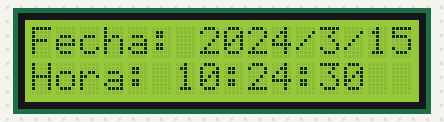
Bench run of a sketch on a simulated Arduino Uno, built with avr-gcc and run on an emulated ATmega328P. On the bench: 16×2 character LCD. The local clock reads 2024-03-15 10:24:30 at power-on unless the sketch sets it; what the sketch prints to the serial monitor is not drawn.

Above: at 0.2 s.
At 4.4 s:
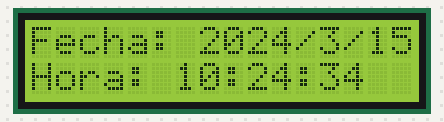
At 9.7 s:
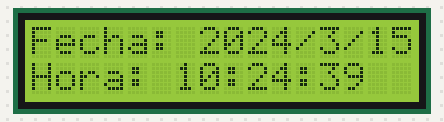
At 19.3 s:
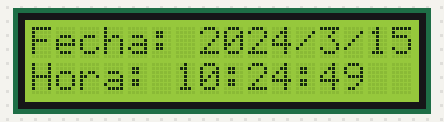
At 28.8 s:
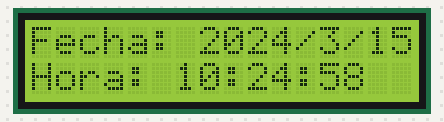
At 38.4 s:
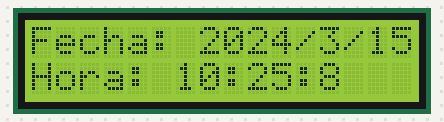

Measured:
- what the display in image 1 shows lasts 1.0 s, from 4.4 s to 5.4 s

The sketch:

LCD_y_DS3231_I2C.ino
```cpp
#include <Wire.h>
#include <LiquidCrystal_I2C.h>
#include "Sodaq_DS3231.h"

LiquidCrystal_I2C lcd(0x3F,16,2);

String weekDay[7] = { "Domingo", "Lunes", "Martes", "Miercoles", "Jueves", "Viernes", "Sabado" };

void setup()
{
  Wire.begin(); // Inicia el puerto I2C
rtc.begin(); // Inicia la comunicaci¢n con el RTC
//rtc.adjust(DateTime(__DATE__, __TIME__)); // Establece la fecha y hora (Comentar una vez establecida la hora)
//el anterior se usa solo en la configuracion inicial
   Serial.begin(9600);
   lcd.init();
 lcd.backlight();
  lcd.clear();

}

void loop(){
DateTime now = rtc.now(); // Obtiene la fecha y hora del RTC

Serial.print(now.year(), DEC); // A§o
Serial.print('/');
Serial.print(now.month(), DEC); // Mes
Serial.print('/');
Serial.print(now.date(), DEC); // Dia
Serial.print(' ');
Serial.print(now.hour(), DEC); // Horas
Serial.print(':');
Serial.print(now.minute(), DEC); // Minutos
Serial.print(':');
Serial.print(now.second(), DEC); // Segundos
Serial.print(':');
Serial.print(weekDay[now.dayOfWeek()]);
Serial.println();
lcd.setCursor(0,0);
lcd.print("Fecha: ");
lcd.print(now.year(), DEC);
lcd.print("/");
lcd.print(now.month(), DEC);
lcd.print("/");
lcd.print(now.date(), DEC);
lcd.print(" ");
lcd.setCursor(0,1);
lcd.print("Hora: ");
lcd.print(now.hour(), DEC);
lcd.print(":");
lcd.print(now.minute(), DEC);
lcd.print(":");
lcd.print(now.second(), DEC);
delay(1000); // La informaci¢n se actualiza cada 1 seg.
lcd.setCursor(0,0);
lcd.print("               ");
lcd.setCursor(0,1);
lcd.print("               ");

}
```
